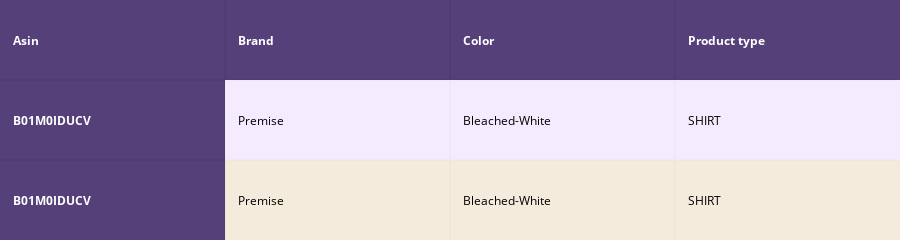
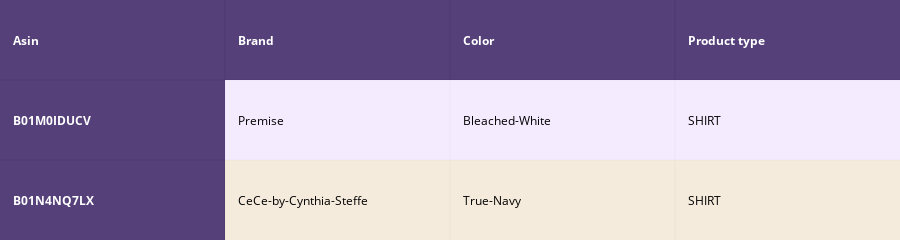
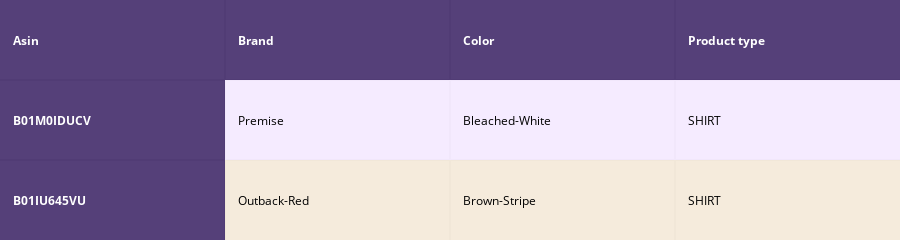
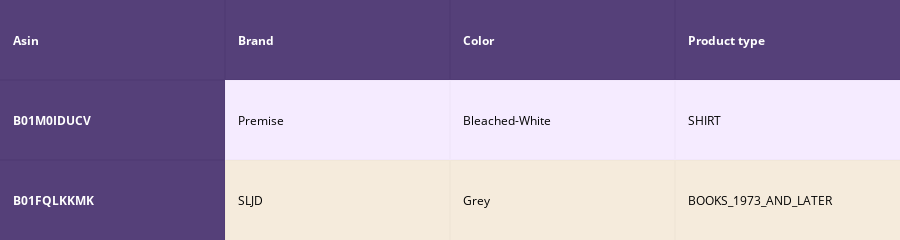

Source (notebook cell) for these figures, in order:
### Code cell
#Word2Vec
with open('word2vec_model', 'rb') as handle:
    model = pickle.load(handle)

#load the features and corresponding ASINS info.
bottleneck_features_train = np.load('16k_data_cnn_features.npy')
asins = np.load('16k_data_cnn_feature_asins.npy')
asins = list(asins)

# load the original 16K dataset
data = pd.read_pickle('pickels/16k_apperal_data_preprocessed')
df_asins = list(data['asin'])


# some of the brand values are empty. 
# Need to replace Null with string "NULL"
data['brand'].fillna(value="Not given", inplace=True )

# replace spaces with hypen
brands = [x.replace(" ", "-") for x in data['brand'].values]
types = [x.replace(" ", "-") for x in data['product_type_name'].values]
colors = [x.replace(" ", "-") for x in data['color'].values]


idf_title_vectorizer = CountVectorizer()
idf_title_features = idf_title_vectorizer.fit_transform(data['title'])

brand_vectorizer = CountVectorizer()
brand_features = brand_vectorizer.fit_transform(brands)

type_vectorizer = CountVectorizer()
type_features = type_vectorizer.fit_transform(types)

color_vectorizer = CountVectorizer()
color_features = color_vectorizer.fit_transform(colors)

extra_features = hstack((brand_features, type_features, color_features)).tocsr()

# idf_title_features.shape = #data_points * #words_in_corpus
# CountVectorizer().fit_transform(courpus) returns the a sparase matrix of dimensions #data_points * #words_in_corpus
# idf_title_features[doc_id, index_of_word_in_corpus] = number of times the word occured in that doc

def n_containing(word):
    # return the number of documents which had the given word
    return sum(1 for blob in data['title'] if word in blob.split())

def idf(word):
    # idf = log(#number of docs / #number of docs which had the given word)
    return math.log(data.shape[0] / (n_containing(word)))


# we need to convert the values into float
idf_title_features  = idf_title_features.astype(np.float)

for i in idf_title_vectorizer.vocabulary_.keys():
    # for every word in whole corpus we will find its idf value
    idf_val = idf(i)
    
    # to calculate idf_title_features we need to replace the count values with the idf values of the word
    # idf_title_features[:, idf_title_vectorizer.vocabulary_[i]].nonzero()[0] will return all documents in which the word i present
    for j in idf_title_features[:, idf_title_vectorizer.vocabulary_[i]].nonzero()[0]:
        
        # we replace the count values of word i in document j with  idf_value of word i 
        # idf_title_features[doc_id, index_of_word_in_courpus] = idf value of word
        idf_title_features[j,idf_title_vectorizer.vocabulary_[i]] = idf_val
        
    
# Utility functions

def get_word_vec(sentence, doc_id, m_name):
    # sentence : title of the apparel
    # doc_id: document id in our corpus
    # m_name: model information it will take two values
        # if  m_name == 'avg', we will append the model[i], w2v representation of word i
        # if m_name == 'weighted', we will multiply each w2v[word] with the idf(word)
    vec = []
    for i in sentence.split():
        if i in vocab:
            if m_name == 'weighted' and i in  idf_title_vectorizer.vocabulary_:
                vec.append(idf_title_features[doc_id, idf_title_vectorizer.vocabulary_[i]] * model[i])
            elif m_name == 'avg':
                vec.append(model[i])
        else:
            # if the word in our courpus is not there in the google word2vec corpus, we are just ignoring it
            vec.append(np.zeros(shape=(300,)))
    # we will return a numpy array of shape (#number of words in title * 300 ) 300 = len(w2v_model[word])
    # each row represents the word2vec representation of each word (weighted/avg) in given sentance 
    return  np.array(vec)

def get_distance(vec1, vec2):
    # vec1 = np.array(#number_of_words_title1 * 300), each row is a vector of length 300 corresponds to each word in give title
    # vec2 = np.array(#number_of_words_title2 * 300), each row is a vector of length 300 corresponds to each word in give title
    
    final_dist = []
    # for each vector in vec1 we caluclate the distance(euclidean) to all vectors in vec2
    for i in vec1:
        dist = []
        for j in vec2:
            # np.linalg.norm(i-j) will result the euclidean distance between vectors i, j
            dist.append(np.linalg.norm(i-j))
        final_dist.append(np.array(dist))
    # final_dist = np.array(#number of words in title1 * #number of words in title2)
    # final_dist[i,j] = euclidean distance between vectors i, j
    return np.array(final_dist)


def display_img(url,ax,fig):
    # we get the url of the apparel and download it
    response = requests.get(url)
    img = PIL.Image.open(BytesIO(response.content))
    # we will display it in notebook 
    plt.imshow(img)



def heat_map_w2v_brand(sentance1, sentance2, url, doc_id1, doc_id2, df_id1, df_id2, model):
    
    # sentance1 : title1, input apparel
    # sentance2 : title2, recommended apparel
    # url: apparel image url
    # doc_id1: document id of input apparel
    # doc_id2: document id of recommended apparel
    # df_id1: index of document1 in the data frame
    # df_id2: index of document2 in the data frame
    # model: it can have two values, 1. avg 2. weighted
    
    #s1_vec = np.array(#number_of_words_title1 * 300), each row is a vector(weighted/avg) of length 300 corresponds to each word in give title
    s1_vec = get_word_vec(sentance1, doc_id1, model)
    #s2_vec = np.array(#number_of_words_title2 * 300), each row is a vector(weighted/avg) of length 300 corresponds to each word in give title
    s2_vec = get_word_vec(sentance2, doc_id2, model)
    
    # s1_s2_dist = np.array(#number of words in title1 * #number of words in title2)
    # s1_s2_dist[i,j] = euclidean distance between words i, j
    s1_s2_dist = get_distance(s1_vec, s2_vec)
   
    data_matrix = [['Asin','Brand', 'Color', 'Product type'],
               [data['asin'].loc[df_id1],brands[doc_id1], colors[doc_id1], types[doc_id1]], # input apparel's features
               [data['asin'].loc[df_id2],brands[doc_id2], colors[doc_id2], types[doc_id2]]] # recommonded apparel's features
    
    colorscale = [[0, '#1d004d'],[.5, '#f2e5ff'],[1, '#f2e5d1']] # to color the headings of each column 
    
    # we create a table with the data_matrix
    table = ff.create_table(data_matrix, index=True, colorscale=colorscale)
    # plot it with plotly
    plotly.offline.iplot(table, filename='simple_table')
    
    # devide whole figure space into 25 * 1:10 grids
    gs = gridspec.GridSpec(25, 15)
    fig = plt.figure(figsize=(25,5))
    
    # in first 25*10 grids we plot heatmap
    ax1 = plt.subplot(gs[:, :-5])
    # ploting the heap map based on the pairwise distances
    ax1 = sns.heatmap(np.round(s1_s2_dist,6), annot=True)
    # set the x axis labels as recommended apparels title
    ax1.set_xticklabels(sentance2.split())
    # set the y axis labels as input apparels title
    ax1.set_yticklabels(sentance1.split())
    # set title as recommended apparels title
    ax1.set_title(sentance2)

    # in last 25 * 10:15 grids we display image
    ax2 = plt.subplot(gs[:, 10:16])
    # we dont display grid lins and axis labels to images
    ax2.grid(False)
    ax2.set_xticks([])
    ax2.set_yticks([])
    
    # pass the url it display it
    display_img(url, ax2, fig)
    
    plt.show()
    
    
    

# vocab = stores all the words that are there in google w2v model
# vocab = model.wv.vocab.keys() # if you are using Google word2Vec

vocab = model.keys()
# this function will add the vectors of each word and returns the avg vector of given sentance
def build_avg_vec(sentence, num_features, doc_id, m_name):
    # sentace: its title of the apparel
    # num_features: the lenght of word2vec vector, its values = 300
    # m_name: model information it will take two values
        # if  m_name == 'avg', we will append the model[i], w2v representation of word i
        # if m_name == 'weighted', we will multiply each w2v[word] with the idf(word)

    featureVec = np.zeros((num_features,), dtype="float32")
    # we will intialize a vector of size 300 with all zeros
    # we add each word2vec(wordi) to this fetureVec
    nwords = 0
    
    for word in sentence.split():
        nwords += 1
        if word in vocab:
            if m_name == 'weighted' and word in  idf_title_vectorizer.vocabulary_:
                featureVec = np.add(featureVec, idf_title_features[doc_id, idf_title_vectorizer.vocabulary_[word]] * model[word])
            elif m_name == 'avg':
                featureVec = np.add(featureVec, model[word])
    if(nwords>0):
        featureVec = np.divide(featureVec, nwords)
    # returns the avg vector of given sentance, its of shape (1, 300)
    return featureVec

    
doc_id = 0
w2v_title_weight = []
# for every title we build a weighted vector representation
for i in data['title']:
    w2v_title_weight.append(build_avg_vec(i, 300, doc_id,'weighted'))
    doc_id += 1
# w2v_title = np.array(# number of doc in courpus * 300), each row corresponds to a doc 
w2v_title_weight = np.array(w2v_title_weight)

  
def idf_w2v_comp(doc_id, w1, w2, w3, num_results):
    # doc_id: apparel's id in given corpus
    # w1: weight for  w2v features
    # w2: weight for brand and color features

    # pairwise_dist will store the distance from given input apparel to all remaining apparels
    # the metric we used here is cosine, the coside distance is mesured as K(X, Y) = <X, Y> / (||X||*||Y||)
    # http://scikit-learn.org/stable/modules/metrics.html#cosine-similarity
    doc_id = asins.index(df_asins[doc_id])
    idf_w2v_dist  = pairwise_distances(w2v_title_weight, w2v_title_weight[doc_id].reshape(1,-1))
    ex_feat_dist = pairwise_distances(extra_features, extra_features[doc_id])
    img_feat_dist = pairwise_distances(bottleneck_features_train, bottleneck_features_train[doc_id].reshape(1,-1))

    pairwise_dist   = (w1 * idf_w2v_dist +  w2 * ex_feat_dist + w3 * img_feat_dist)/float(w1 + w2 + w3)

    # np.argsort will return indices of 9 smallest distances
    indices = np.argsort(pairwise_dist.flatten())[0:num_results]
    #pdists will store the 9 smallest distances
    pdists  = np.sort(pairwise_dist.flatten())[0:num_results]

    #data frame indices of the 9 smallest distace's
    df_indices = list(data.index[indices])
    
    for i in range(0, len(indices)):
        heat_map_w2v_brand(data['title'].loc[df_indices[0]],data['title'].loc[df_indices[i]], data['medium_image_url'].loc[df_indices[i]], indices[0], indices[i],df_indices[0], df_indices[i], 'weighted')
        print('ASIN :',data['asin'].loc[df_indices[i]])
        print('Brand :',data['brand'].loc[df_indices[i]])
        print('euclidean distance from input :', pdists[i])
        print('Amazon Url: www.amzon.com/dp/'+ asins[indices[i]])
        print('='*125)

idf_w2v_comp(12566, 5, 5, 10, 20)
# in the give heat map, each cell contains the euclidean distance between words i, j

### Figure 1 — Plotly figure (JSON) as saved in the notebook; plotly's stock layout.template omitted (floating-point values rounded to 4 significant figures)
{"data": [{"colorscale": [[0, "#1d004d"], [0.5, "#f2e5ff"], [1, "#f2e5d1"]], "hoverinfo": "none", "opacity": 0.75, "showscale": false, "type": "heatmap", "uid": "20b26d95-832e-4476-bc9e-350afe86098e", "z": [[0, 0, 0, 0], [0, 0.5, 0.5, 0.5], [0, 1, 1, 1]]}], "layout": {"annotations": [{"align": "left", "font": {"color": "#ffffff"}, "showarrow": false, "text": "<b>Asin</b>", "x": -0.45, "xanchor": "left", "xref": "x", "y": 0, "yref": "y"}, {"align": "left", "font": {"color": "#ffffff"}, "showarrow": false, "text": "<b>Brand</b>", "x": 0.55, "xanchor": "left", "xref": "x", "y": 0, "yref": "y"}, {"align": "left", "font": {"color": "#ffffff"}, "showarrow": false, "text": "<b>Color</b>", "x": 1.55, "xanchor": "left", "xref": "x", "y": 0, "yref": "y"}, {"align": "left", "font": {"color": "#ffffff"}, "showarrow": false, "text": "<b>Product type</b>", "x": 2.55, "xanchor": "left", "xref": "x", "y": 0, "yref": "y"}, {"align": "left", "font": {"color": "#ffffff"}, "showarrow": false, "text": "<b>B01M0IDUCV</b>", "x": -0.45, "xanchor": "left", "xref": "x", "y": 1, "yref": "y"}, {"align": "left", "font": {"color": "#000000"}, "showarrow": false, "text": "Premise", "x": 0.55, "xanchor": "left", "xref": "x", "y": 1, "yref": "y"}, {"align": "left", "font": {"color": "#000000"}, "showarrow": false, "text": "Bleached-White", "x": 1.55, "xanchor": "left", "xref": "x", "y": 1, "yref": "y"}, {"align": "left", "font": {"color": "#000000"}, "showarrow": false, "text": "SHIRT", "x": 2.55, "xanchor": "left", "xref": "x", "y": 1, "yref": "y"}, {"align": "left", "font": {"color": "#ffffff"}, "showarrow": false, "text": "<b>B01M0IDUCV</b>", "x": -0.45, "xanchor": "left", "xref": "x", "y": 2, "yref": "y"}, {"align": "left", "font": {"color": "#000000"}, "showarrow": false, "text": "Premise", "x": 0.55, "xanchor": "left", "xref": "x", "y": 2, "yref": "y"}, {"align": "left", "font": {"color": "#000000"}, "showarrow": false, "text": "Bleached-White", "x": 1.55, "xanchor": "left", "xref": "x", "y": 2, "yref": "y"}, {"align": "left", "font": {"color": "#000000"}, "showarrow": false, "text": "SHIRT", "x": 2.55, "xanchor": "left", "xref": "x", "y": 2, "yref": "y"}], "height": 140, "margin": {"b": 0, "l": 0, "r": 0, "t": 0}, "xaxis": {"dtick": 1, "gridwidth": 2, "showticklabels": false, "tick0": -0.5, "ticks": "", "zeroline": false}, "yaxis": {"autorange": "reversed", "dtick": 1, "gridwidth": 2, "showticklabels": false, "tick0": 0.5, "ticks": "", "zeroline": false}}}

### Figure 2 — Plotly figure (JSON) as saved in the notebook; plotly's stock layout.template omitted (floating-point values rounded to 4 significant figures)
{"data": [{"colorscale": [[0, "#1d004d"], [0.5, "#f2e5ff"], [1, "#f2e5d1"]], "hoverinfo": "none", "opacity": 0.75, "showscale": false, "type": "heatmap", "uid": "368a7180-af55-4f98-abb7-52bb7ba26529", "z": [[0, 0, 0, 0], [0, 0.5, 0.5, 0.5], [0, 1, 1, 1]]}], "layout": {"annotations": [{"align": "left", "font": {"color": "#ffffff"}, "showarrow": false, "text": "<b>Asin</b>", "x": -0.45, "xanchor": "left", "xref": "x", "y": 0, "yref": "y"}, {"align": "left", "font": {"color": "#ffffff"}, "showarrow": false, "text": "<b>Brand</b>", "x": 0.55, "xanchor": "left", "xref": "x", "y": 0, "yref": "y"}, {"align": "left", "font": {"color": "#ffffff"}, "showarrow": false, "text": "<b>Color</b>", "x": 1.55, "xanchor": "left", "xref": "x", "y": 0, "yref": "y"}, {"align": "left", "font": {"color": "#ffffff"}, "showarrow": false, "text": "<b>Product type</b>", "x": 2.55, "xanchor": "left", "xref": "x", "y": 0, "yref": "y"}, {"align": "left", "font": {"color": "#ffffff"}, "showarrow": false, "text": "<b>B01M0IDUCV</b>", "x": -0.45, "xanchor": "left", "xref": "x", "y": 1, "yref": "y"}, {"align": "left", "font": {"color": "#000000"}, "showarrow": false, "text": "Premise", "x": 0.55, "xanchor": "left", "xref": "x", "y": 1, "yref": "y"}, {"align": "left", "font": {"color": "#000000"}, "showarrow": false, "text": "Bleached-White", "x": 1.55, "xanchor": "left", "xref": "x", "y": 1, "yref": "y"}, {"align": "left", "font": {"color": "#000000"}, "showarrow": false, "text": "SHIRT", "x": 2.55, "xanchor": "left", "xref": "x", "y": 1, "yref": "y"}, {"align": "left", "font": {"color": "#ffffff"}, "showarrow": false, "text": "<b>B01N4NQ7LX</b>", "x": -0.45, "xanchor": "left", "xref": "x", "y": 2, "yref": "y"}, {"align": "left", "font": {"color": "#000000"}, "showarrow": false, "text": "CeCe-by-Cynthia-Steffe", "x": 0.55, "xanchor": "left", "xref": "x", "y": 2, "yref": "y"}, {"align": "left", "font": {"color": "#000000"}, "showarrow": false, "text": "True-Navy", "x": 1.55, "xanchor": "left", "xref": "x", "y": 2, "yref": "y"}, {"align": "left", "font": {"color": "#000000"}, "showarrow": false, "text": "SHIRT", "x": 2.55, "xanchor": "left", "xref": "x", "y": 2, "yref": "y"}], "height": 140, "margin": {"b": 0, "l": 0, "r": 0, "t": 0}, "xaxis": {"dtick": 1, "gridwidth": 2, "showticklabels": false, "tick0": -0.5, "ticks": "", "zeroline": false}, "yaxis": {"autorange": "reversed", "dtick": 1, "gridwidth": 2, "showticklabels": false, "tick0": 0.5, "ticks": "", "zeroline": false}}}

### Figure 3 — Plotly figure (JSON) as saved in the notebook; plotly's stock layout.template omitted (floating-point values rounded to 4 significant figures)
{"data": [{"colorscale": [[0, "#1d004d"], [0.5, "#f2e5ff"], [1, "#f2e5d1"]], "hoverinfo": "none", "opacity": 0.75, "showscale": false, "type": "heatmap", "uid": "fa9d18a3-51de-491e-ab5a-784d5669e678", "z": [[0, 0, 0, 0], [0, 0.5, 0.5, 0.5], [0, 1, 1, 1]]}], "layout": {"annotations": [{"align": "left", "font": {"color": "#ffffff"}, "showarrow": false, "text": "<b>Asin</b>", "x": -0.45, "xanchor": "left", "xref": "x", "y": 0, "yref": "y"}, {"align": "left", "font": {"color": "#ffffff"}, "showarrow": false, "text": "<b>Brand</b>", "x": 0.55, "xanchor": "left", "xref": "x", "y": 0, "yref": "y"}, {"align": "left", "font": {"color": "#ffffff"}, "showarrow": false, "text": "<b>Color</b>", "x": 1.55, "xanchor": "left", "xref": "x", "y": 0, "yref": "y"}, {"align": "left", "font": {"color": "#ffffff"}, "showarrow": false, "text": "<b>Product type</b>", "x": 2.55, "xanchor": "left", "xref": "x", "y": 0, "yref": "y"}, {"align": "left", "font": {"color": "#ffffff"}, "showarrow": false, "text": "<b>B01M0IDUCV</b>", "x": -0.45, "xanchor": "left", "xref": "x", "y": 1, "yref": "y"}, {"align": "left", "font": {"color": "#000000"}, "showarrow": false, "text": "Premise", "x": 0.55, "xanchor": "left", "xref": "x", "y": 1, "yref": "y"}, {"align": "left", "font": {"color": "#000000"}, "showarrow": false, "text": "Bleached-White", "x": 1.55, "xanchor": "left", "xref": "x", "y": 1, "yref": "y"}, {"align": "left", "font": {"color": "#000000"}, "showarrow": false, "text": "SHIRT", "x": 2.55, "xanchor": "left", "xref": "x", "y": 1, "yref": "y"}, {"align": "left", "font": {"color": "#ffffff"}, "showarrow": false, "text": "<b>B01IU645VU</b>", "x": -0.45, "xanchor": "left", "xref": "x", "y": 2, "yref": "y"}, {"align": "left", "font": {"color": "#000000"}, "showarrow": false, "text": "Outback-Red", "x": 0.55, "xanchor": "left", "xref": "x", "y": 2, "yref": "y"}, {"align": "left", "font": {"color": "#000000"}, "showarrow": false, "text": "Brown-Stripe", "x": 1.55, "xanchor": "left", "xref": "x", "y": 2, "yref": "y"}, {"align": "left", "font": {"color": "#000000"}, "showarrow": false, "text": "SHIRT", "x": 2.55, "xanchor": "left", "xref": "x", "y": 2, "yref": "y"}], "height": 140, "margin": {"b": 0, "l": 0, "r": 0, "t": 0}, "xaxis": {"dtick": 1, "gridwidth": 2, "showticklabels": false, "tick0": -0.5, "ticks": "", "zeroline": false}, "yaxis": {"autorange": "reversed", "dtick": 1, "gridwidth": 2, "showticklabels": false, "tick0": 0.5, "ticks": "", "zeroline": false}}}

### Figure 4 — Plotly figure (JSON) as saved in the notebook; plotly's stock layout.template omitted (floating-point values rounded to 4 significant figures)
{"data": [{"colorscale": [[0, "#1d004d"], [0.5, "#f2e5ff"], [1, "#f2e5d1"]], "hoverinfo": "none", "opacity": 0.75, "showscale": false, "type": "heatmap", "uid": "11fbe965-e31c-4573-930b-1c81261b6965", "z": [[0, 0, 0, 0], [0, 0.5, 0.5, 0.5], [0, 1, 1, 1]]}], "layout": {"annotations": [{"align": "left", "font": {"color": "#ffffff"}, "showarrow": false, "text": "<b>Asin</b>", "x": -0.45, "xanchor": "left", "xref": "x", "y": 0, "yref": "y"}, {"align": "left", "font": {"color": "#ffffff"}, "showarrow": false, "text": "<b>Brand</b>", "x": 0.55, "xanchor": "left", "xref": "x", "y": 0, "yref": "y"}, {"align": "left", "font": {"color": "#ffffff"}, "showarrow": false, "text": "<b>Color</b>", "x": 1.55, "xanchor": "left", "xref": "x", "y": 0, "yref": "y"}, {"align": "left", "font": {"color": "#ffffff"}, "showarrow": false, "text": "<b>Product type</b>", "x": 2.55, "xanchor": "left", "xref": "x", "y": 0, "yref": "y"}, {"align": "left", "font": {"color": "#ffffff"}, "showarrow": false, "text": "<b>B01M0IDUCV</b>", "x": -0.45, "xanchor": "left", "xref": "x", "y": 1, "yref": "y"}, {"align": "left", "font": {"color": "#000000"}, "showarrow": false, "text": "Premise", "x": 0.55, "xanchor": "left", "xref": "x", "y": 1, "yref": "y"}, {"align": "left", "font": {"color": "#000000"}, "showarrow": false, "text": "Bleached-White", "x": 1.55, "xanchor": "left", "xref": "x", "y": 1, "yref": "y"}, {"align": "left", "font": {"color": "#000000"}, "showarrow": false, "text": "SHIRT", "x": 2.55, "xanchor": "left", "xref": "x", "y": 1, "yref": "y"}, {"align": "left", "font": {"color": "#ffffff"}, "showarrow": false, "text": "<b>B01FQLKKMK</b>", "x": -0.45, "xanchor": "left", "xref": "x", "y": 2, "yref": "y"}, {"align": "left", "font": {"color": "#000000"}, "showarrow": false, "text": "SLJD", "x": 0.55, "xanchor": "left", "xref": "x", "y": 2, "yref": "y"}, {"align": "left", "font": {"color": "#000000"}, "showarrow": false, "text": "Grey", "x": 1.55, "xanchor": "left", "xref": "x", "y": 2, "yref": "y"}, {"align": "left", "font": {"color": "#000000"}, "showarrow": false, "text": "BOOKS_1973_AND_LATER", "x": 2.55, "xanchor": "left", "xref": "x", "y": 2, "yref": "y"}], "height": 140, "margin": {"b": 0, "l": 0, "r": 0, "t": 0}, "xaxis": {"dtick": 1, "gridwidth": 2, "showticklabels": false, "tick0": -0.5, "ticks": "", "zeroline": false}, "yaxis": {"autorange": "reversed", "dtick": 1, "gridwidth": 2, "showticklabels": false, "tick0": 0.5, "ticks": "", "zeroline": false}}}
